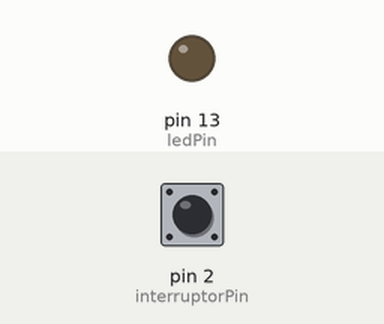
A sketch run on a simulated Arduino Uno, built with avr-gcc and run on an emulated ATmega328P. Parts: output pins drawn as LEDs (lit = HIGH). The test bench sets the inputs (shaded band); at power-on: pin 2 (interruptorPin) LOW.

Above: at 1.2 s.
1.3 s: pin 2 (interruptorPin) pulled HIGH for 3.2 s
At 2.5 s:
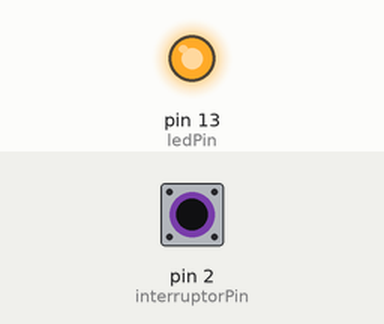
6.8 s: pin 2 (interruptorPin) pulled HIGH for 0.15 s
At 9.4 s:
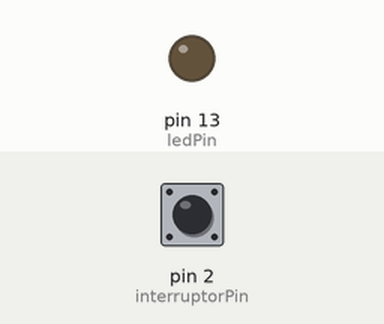
9.9 s: pin 2 (interruptorPin) pulled HIGH for 1 s
At 10.3 s:
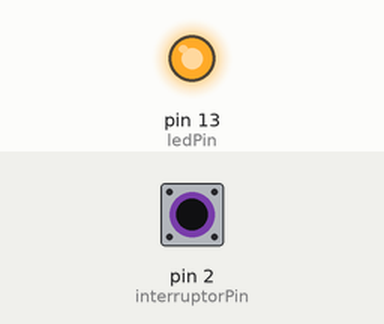
Timing chart, 0 to 13.4 s (numbered marks = the images above; inputs shaded):
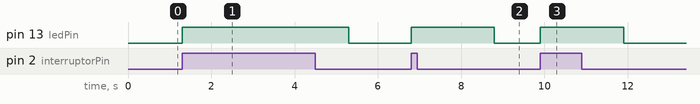

Measured:
- after the input at 1.3 s, pin 13 (ledPin): LOW → HIGH at once, → LOW 4.0 s later
- after the input at 6.8 s, pin 13 (ledPin): LOW → HIGH at once, → LOW 2.0 s later
- after the input at 9.9 s, pin 13 (ledPin): LOW → HIGH at once, → LOW 2.0 s later

The sketch:

Arduino.ino
```cpp
// (licence header left out)
// Se definen las variables de tipo entero
int ledPin = 13;
int interruptorPin = 2;
int delayTime = 2000;

//Este código se ejecuta la primera vez
void setup() {
  // Configuramos el pin en modo salida
  pinMode(ledPin, OUTPUT);
  pinMode(interruptorPin, INPUT);
}

//Este código se ejecuta en bucle repetidamente
void loop() {

  // Lectura del pin del interruptor
  if (digitalRead(interruptorPin) == HIGH) {
    digitalWrite(ledPin, HIGH);
    delay(delayTime);
  }
  digitalWrite(ledPin, LOW);
}
```
